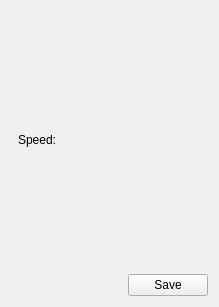
<?xml version="1.0" encoding="UTF-8"?>
<ui version="4.0">
 <class>Settings::CAgitationSettingsWidget</class>
 <widget class="QWidget" name="Settings::CAgitationSettingsWidget">
  <property name="geometry">
   <rect>
    <x>0</x>
    <y>0</y>
    <width>219</width>
    <height>307</height>
   </rect>
  </property>
  <property name="windowTitle">
   <string>Form</string>
  </property>
  <layout class="QGridLayout" name="gridLayout">
   <item row="0" column="1">
    <spacer name="verticalSpacer_2">
     <property name="orientation">
      <enum>Qt::Vertical</enum>
     </property>
     <property name="sizeHint" stdset="0">
      <size>
       <width>20</width>
       <height>2</height>
      </size>
     </property>
    </spacer>
   </item>
   <item row="1" column="0">
    <spacer name="horizontalSpacer_4">
     <property name="orientation">
      <enum>Qt::Horizontal</enum>
     </property>
     <property name="sizeHint" stdset="0">
      <size>
       <width>2</width>
       <height>20</height>
      </size>
     </property>
    </spacer>
   </item>
   <item row="1" column="1">
    <widget class="QLabel" name="labelSpeed">
     <property name="text">
      <string>Speed:</string>
     </property>
    </widget>
   </item>
   <item row="1" column="2">
    <spacer name="horizontalSpacer_3">
     <property name="orientation">
      <enum>Qt::Horizontal</enum>
     </property>
     <property name="sizeHint" stdset="0">
      <size>
       <width>1</width>
       <height>20</height>
      </size>
     </property>
    </spacer>
   </item>
   <item row="1" column="3">
    <layout class="QHBoxLayout" name="horizontalLayout_2">
     <item>
      <widget class="MainMenu::CWheelPanel" name="scrollPanelWidget" native="true">
       <property name="minimumSize">
        <size>
         <width>130</width>
         <height>240</height>
        </size>
       </property>
      </widget>
     </item>
    </layout>
   </item>
   <item row="1" column="4">
    <spacer name="horizontalSpacer_5">
     <property name="orientation">
      <enum>Qt::Horizontal</enum>
     </property>
     <property name="sizeHint" stdset="0">
      <size>
       <width>2</width>
       <height>20</height>
      </size>
     </property>
    </spacer>
   </item>
   <item row="2" column="1">
    <spacer name="verticalSpacer_3">
     <property name="orientation">
      <enum>Qt::Vertical</enum>
     </property>
     <property name="sizeHint" stdset="0">
      <size>
       <width>20</width>
       <height>2</height>
      </size>
     </property>
    </spacer>
   </item>
   <item row="3" column="0" colspan="5">
    <layout class="QHBoxLayout" name="horizontalLayout">
     <item>
      <spacer name="horizontalSpacer_2">
       <property name="orientation">
        <enum>Qt::Horizontal</enum>
       </property>
       <property name="sizeHint" stdset="0">
        <size>
         <width>282</width>
         <height>20</height>
        </size>
       </property>
      </spacer>
     </item>
     <item>
      <widget class="QPushButton" name="btnApply">
       <property name="focusPolicy">
        <enum>Qt::NoFocus</enum>
       </property>
       <property name="text">
        <string>Save</string>
       </property>
      </widget>
     </item>
    </layout>
   </item>
  </layout>
 </widget>
 <customwidgets>
  <customwidget>
   <class>MainMenu::CWheelPanel</class>
   <extends>QWidget</extends>
   <header>MainMenu/Include/WheelPanel.h</header>
   <container>1</container>
  </customwidget>
 </customwidgets>
 <resources/>
 <connections/>
</ui>
